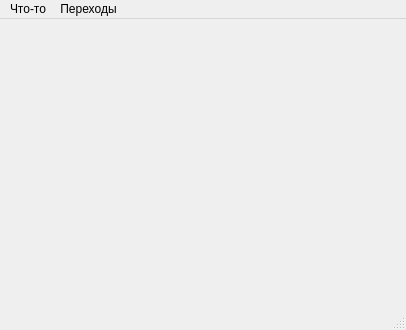
<?xml version="1.0" encoding="UTF-8"?>
<ui version="4.0">
 <class>Form2</class>
 <widget class="QMainWindow" name="Form2">
  <property name="geometry">
   <rect>
    <x>0</x>
    <y>0</y>
    <width>406</width>
    <height>330</height>
   </rect>
  </property>
  <property name="windowTitle">
   <string>Форма 2</string>
  </property>
  <widget class="QWidget" name="centralwidget"/>
  <widget class="QMenuBar" name="menubar">
   <property name="geometry">
    <rect>
     <x>0</x>
     <y>0</y>
     <width>406</width>
     <height>21</height>
    </rect>
   </property>
   <widget class="QMenu" name="menu">
    <property name="title">
     <string>Что-то</string>
    </property>
   </widget>
   <widget class="QMenu" name="menu_2">
    <property name="title">
     <string>Переходы</string>
    </property>
    <addaction name="gotoForm1"/>
   </widget>
   <addaction name="menu"/>
   <addaction name="menu_2"/>
  </widget>
  <widget class="QStatusBar" name="statusbar"/>
  <action name="gotoForm1">
   <property name="text">
    <string>Перейти на форму 1</string>
   </property>
  </action>
 </widget>
 <resources/>
 <connections/>
</ui>
